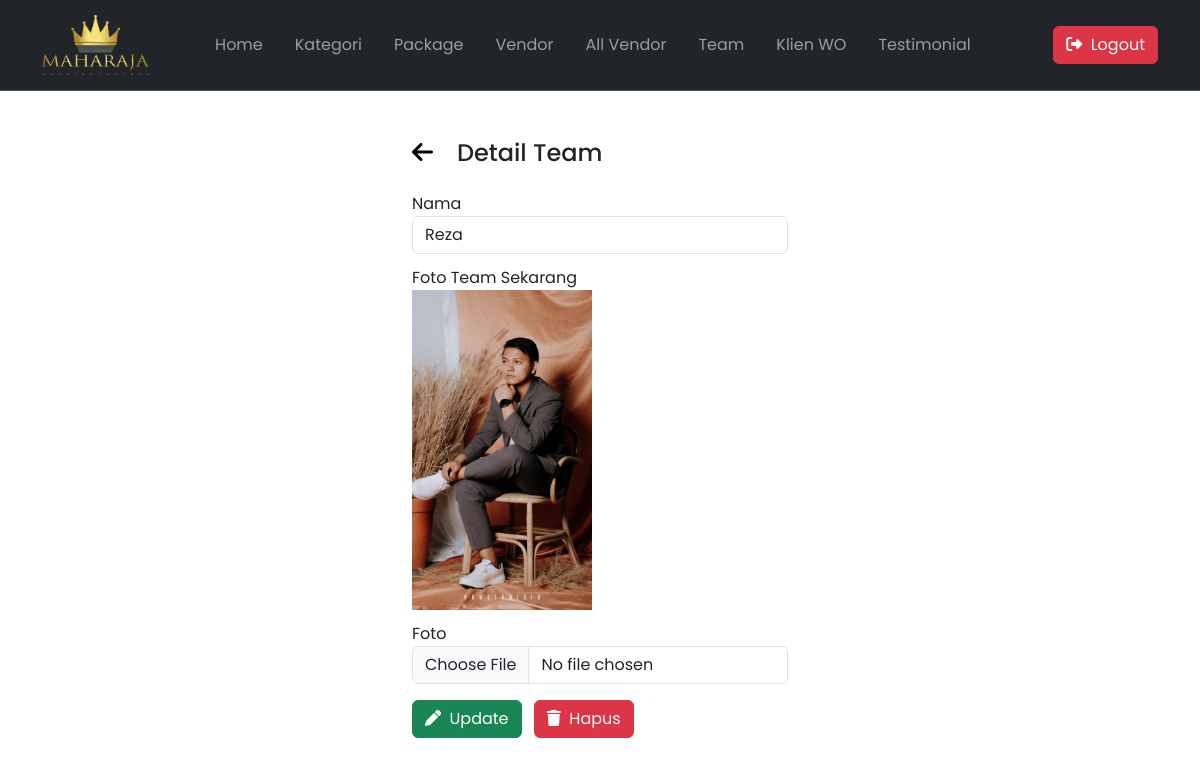
Screenshot of /adminpanel/team-detail.php?id=18 (signed in) with the database file from the repository.
### tables this page shows
CREATE TABLE `team` (
  `id` int(11) NOT NULL,
  `nama` varchar(255) NOT NULL,
  `foto` varchar(255) NOT NULL
);

### adminpanel/team-detail.php (the view, shortened to what this page needs)
<?php
    require "../koneksi.php";
    $id = $_GET['id'];
    $query = mysqli_query($con, "SELECT * FROM team WHERE id='$id'");
    $data = mysqli_fetch_array($query);
?>
<!DOCTYPE html>
<html lang="en">
<head>
    <link href="https://cdn.jsdelivr.net/npm/bootstrap@5.3.0/dist/css/bootstrap.min.css" rel="stylesheet" />
    <link rel="stylesheet" href="https://cdnjs.cloudflare.com/ajax/libs/font-awesome/6.4.0/css/all.min.css" />
</head>
<body>
    <?php require "navbar.php"; ?>
    <div class="container my-5 col-12 col-md-4">
        <h4 class="mb-4"><a href="team.php" style="color:black"><i class="fa-solid fa-arrow-left me-4"></i></a>Detail Team</h4>
        <form action="" method="post" enctype="multipart/form-data">
            <div>
                <label for="nama">Nama</label>
                <input type="text" id="nama" name="nama" class="form-control" value="<?php echo $data['nama'] ?>" autocomplete="off" required>
            </div>
            <div>
                <label for="currentFoto">Foto Team Sekarang</label><br>
                <img src="../assets/img/team/<?php echo $data['foto']; ?>" alt="" width="180px">
            </div>
            <div>
                <label for="foto">Foto</label>
                <input type="file" name="foto" id="foto" class="form-control">
            </div>
            <div class="mt-3">
                <button class="btn btn-success me-2" type="submit" name="edit_team"><i class="fa-solid fa-pen"></i>&nbsp;&nbsp;Update</button>
                <button class="btn btn-danger" type="submit" name="hapusBtn"><i class="fa-solid fa-trash"></i>&nbsp;&nbsp;Hapus</button>
            </div>
        </form>
    </div>
</body>
</html>

### adminpanel/team-detail.php (style rules this page uses)
* { font-family: "Poppins", sans-serif; scroll-behavior: smooth; }
form div { margin-bottom: 0.75rem; }

### rows the page displays
team: nama "Reza", foto (picture)
